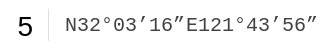
   <widget class="QFrame" name="frame_8">
    <property name="geometry">
     <rect>
      <x>140</x>
      <y>400</y>
      <width>331</width>
      <height>51</height>
     </rect>
    </property>
    <property name="styleSheet">
     <string notr="true">QFrame{
background: #FFFFFF;
border: 0px;
border-radius:5px;
}
QLineEdit{
font-family: Consolas;
font-size: 20px;
color: #424242;
background: rgb(0,0,0,0);
border:0px;
}
QLabel{
font-family: &quot;微软雅黑&quot;;
font-size: 20px;
color: #424242;
}</string>
    </property>
    <property name="frameShape">
     <enum>QFrame::StyledPanel</enum>
    </property>
    <property name="frameShadow">
     <enum>QFrame::Raised</enum>
    </property>
    <widget class="QFrame" name="frame_15">
     <property name="geometry">
      <rect>
       <x>48</x>
       <y>9</y>
       <width>1</width>
       <height>32</height>
      </rect>
     </property>
     <property name="styleSheet">
      <string notr="true">background: rgb(0, 0, 0, 0); 
border:1px solid #dfdfdf; </string>
     </property>
     <property name="frameShape">
      <enum>QFrame::StyledPanel</enum>
     </property>
     <property name="frameShadow">
      <enum>QFrame::Raised</enum>
     </property>
    </widget>
    <widget class="QLineEdit" name="lineEdit_lat_7">
     <property name="enabled">
      <bool>true</bool>
     </property>
     <property name="geometry">
      <rect>
       <x>63</x>
       <y>10</y>
       <width>131</width>
       <height>30</height>
      </rect>
     </property>
     <property name="font">
      <font>
       <family>Consolas</family>
       <pointsize>-1</pointsize>
      </font>
     </property>
     <property name="focusPolicy">
      <enum>Qt::ClickFocus</enum>
     </property>
     <property name="styleSheet">
      <string notr="true"/>
     </property>
     <property name="text">
      <string>N32°03’16”</string>
     </property>
     <property name="cursorMoveStyle">
      <enum>Qt::LogicalMoveStyle</enum>
     </property>
    </widget>
    <widget class="QLineEdit" name="lineEdit_lng_7">
     <property name="enabled">
      <bool>true</bool>
     </property>
     <property name="geometry">
      <rect>
       <x>180</x>
       <y>10</y>
       <width>141</width>
       <height>30</height>
      </rect>
     </property>
     <property name="font">
      <font>
       <family>Consolas</family>
       <pointsize>-1</pointsize>
      </font>
     </property>
     <property name="focusPolicy">
      <enum>Qt::StrongFocus</enum>
     </property>
     <property name="styleSheet">
      <string notr="true"/>
     </property>
     <property name="text">
      <string> E121°43’56”</string>
     </property>
    </widget>
    <widget class="QPushButton" name="pushButton_jia3_6">
     <property name="geometry">
      <rect>
       <x>0</x>
       <y>0</y>
       <width>51</width>
       <height>51</height>
      </rect>
     </property>
     <property name="font">
      <font>
       <pointsize>-1</pointsize>
      </font>
     </property>
     <property name="styleSheet">
      <string notr="true">QPushButton{
background-color: rgb(0,0,0,0);
border: none;
border-radius: 5px;
color: black;
font-familay : &quot;微软雅黑&quot;;
font-size: 28px;
}

QPushButton:clicked{
background-color: #EAEAEA;
border:none;
border-radius: 5px;
color: #FF8C00;
font-familay : &quot;微软雅黑&quot;;
font-size: 28px;
}

QPushButton:disabled{
border: 2px solid #C7C7C7;
border-radius: 5px;
color: #C7C7C7;
font-familay : &quot;微软雅黑&quot;;
font-size: 28px;
}

QPushButton:checked{
background-color: #FF8C00;
border: 0px;
border-radius: 5px;
color: #FFFFFF;
font-familay : &quot;微软雅黑&quot;;
font-size: 28px;
}</string>
     </property>
     <property name="text">
      <string>5</string>
     </property>
    </widget>
    <widget class="QTableView" name="tableView">
     <property name="geometry">
      <rect>
       <x>0</x>
       <y>-290</y>
       <width>331</width>
       <height>491</height>
      </rect>
     </property>
    </widget>
    <zorder>tableView</zorder>
    <zorder>frame_15</zorder>
    <zorder>lineEdit_lat_7</zorder>
    <zorder>lineEdit_lng_7</zorder>
    <zorder>pushButton_jia3_6</zorder>
   </widget>
